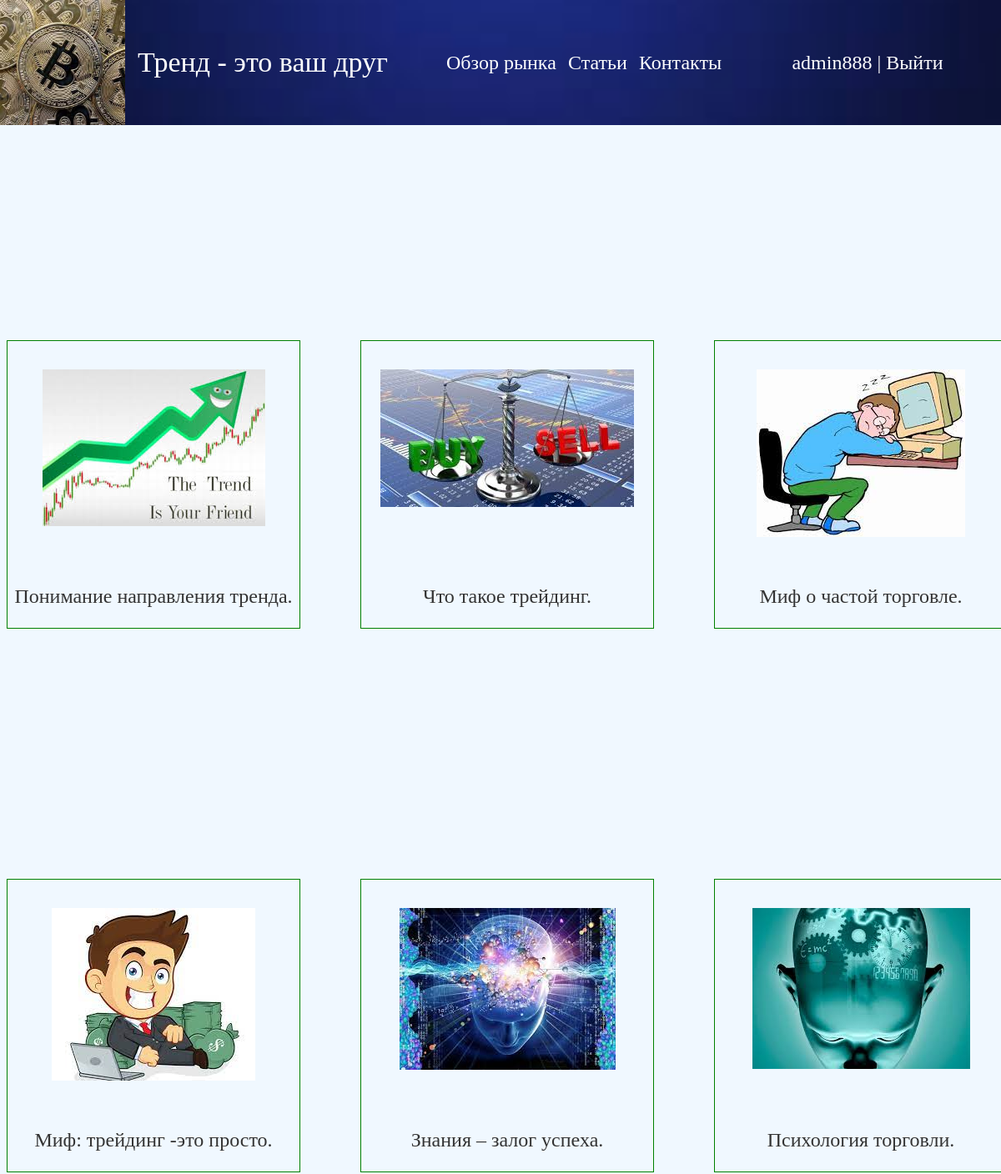
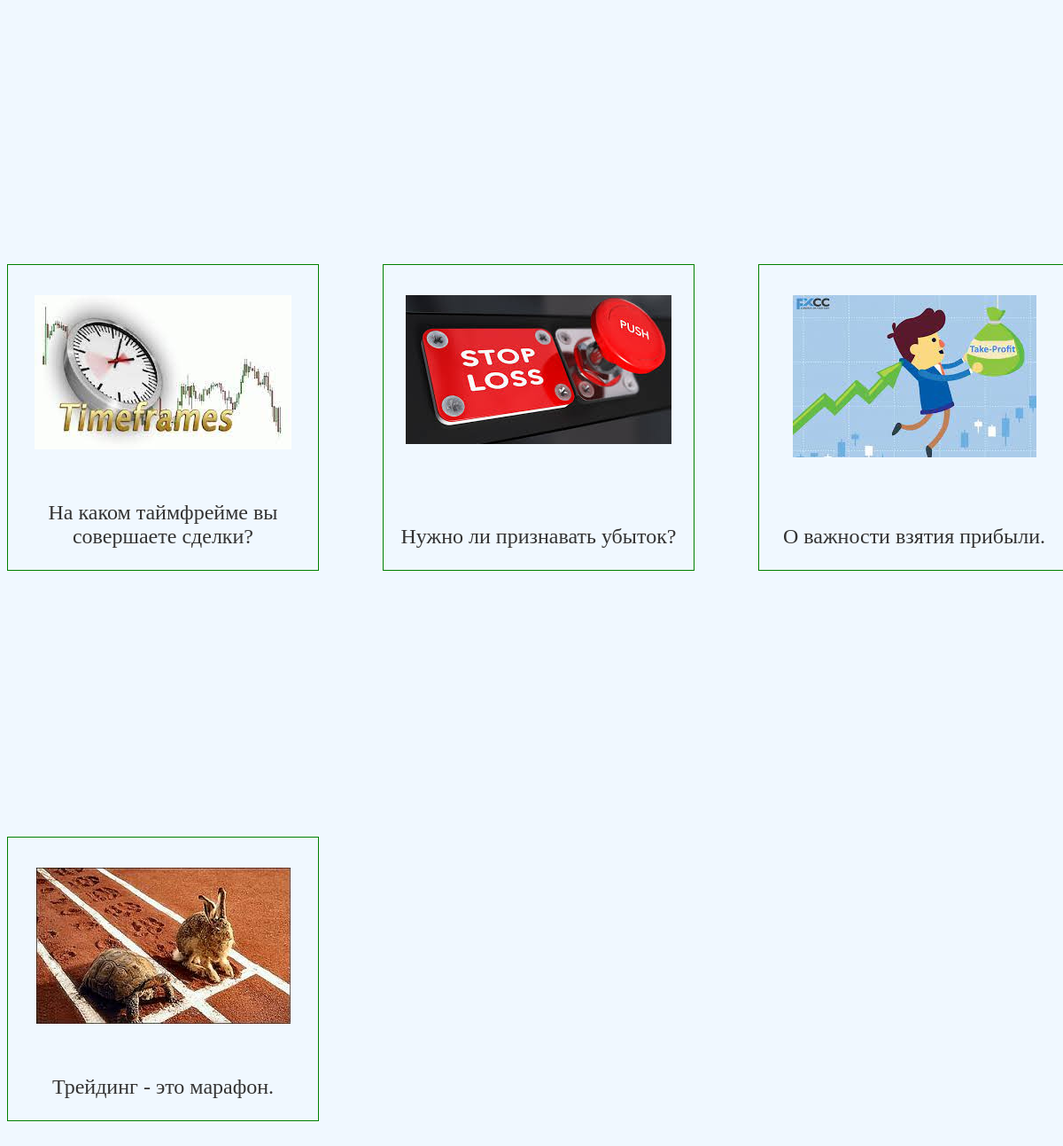
The app's page /index/articles/ (signed in) with its own data (2 pictures, top to bottom).
### blog/models.py (models this page shows, shortened)
class Article(models.Model):
    photo = models.ImageField(upload_to='photos/%Y/%m/%d/', blank=True)
    title = models.CharField(max_length=200)
    text = models.TextField(max_length=5000)
    date = models.DateField()
    post_pos = models.IntegerField(default=0)
    post_neg = models.IntegerField(default=0)

### blog/views.py (the view)
# urls.py: path('articles/', views.articles_list, name='articles'),
def articles_list(request):
    obj = Article.objects.all()
    context = {
        'obj': obj,
    }
    return render(request, 'blog/articles.html', context=context)

### templates/blog/articles.html (shortened to what this page needs)
<!DOCTYPE html>
{% extends 'blog/base.html'%}
{% load static %}
{% block content %}
<div class="foto_articles_container">
    {% for art in obj %}
    <div class="block_articles">
        {% if art.photo %}
        <p class="para_foto_articles"><a href="{% url 'article_detail' art.pk %}"><img class="foto_articles" src="{{ art.photo.url }}"></a></p>
        {% endif %}
<p class="para_title_articles"><a href="{% url 'article_detail' art.pk %}">{{art.title}}</a></p>
</div>
    {%endfor%}
</div>
{% endblock content %}

### templates/blog/base.html (shortened to what this page needs)
<!DOCTYPE html>
{% load static %}
<html lang="en">
<head>
    <link rel="stylesheet" href="{% static 'css/styles.css'%}">
     <link rel="stylesheet" href="{% static 'css/media.css'%}">
</head>
<body>
<header class="heder" style="background-image:url('{% static 'images/blue.jpg' %}'); background-repeat: no-repeat; background-size:cover; background-position:center;height: auto">
    <div class="logo"><a href="{% url 'home' %}"><img class="img-logo" src="{% static 'images/btc.jpg' %}"></a></div>
<div class="heder-inner">
    <p class="slogan"><a href="{% url 'home' %}">Тренд - это ваш друг</a></p>
    <nav>
        <ul class="navigator">
            <li><a class="view_market" href="{% url 'market_view' %}">Обзор рынка</a></li>
            <li><a class="articles" href="{% url 'articles' %}">Статьи<a></a></li>
            <li><a class="contact" href="{% url 'contact' %}">Контакты</a></li>
        </ul>
    </nav>
    <div class="login">
        {% if request.user.is_authenticated %}
        <div><span class="user-name">{{ user.username }} | </span><a href="{% url 'logout' %}">Выйти</a></div>
       {% else %}
    <div><a href="{% url 'register' %}">Регистрация</a></div>
    <div><a href="{% url 'login' %}">Войти</a></div>
        {% endif %}
    </div>
    </div>
</header>
{% block content %}
{% endblock content %}
</body>
</html>

### blog/static/css/styles.css (style rules this page uses)
body { font-size: 24px; padding-top:200px; background-color: #F0F8FF; }
header { display:flex; justify-content: space-between; position: fixed; top: 0; right: 0; left: 0; }
.heder-inner { width:100%; display:flex; flex-direction:row; justify-content: space-around; align-items: center; padding-bottom:-10px; }
.login { width:250px; display:flex; justify-content:space-around; padding: 20px; }
.login a { color:#FFFFFF; text-decoration: none; }
.user-name { color:white; }
.img-logo { height:150px; width:150px; display:block; }
.navigator { display:flex; justify-content: space-between; }
nav { width:370px; }
li { list-style-type: none; }
.block_articles { margin-top: 200px; }
a.articles { text-decoration: none; color:black; transition: 0.5s; }
.navigator a { display:block; text-decoration: none; color:#FFFFFF; }
.foto_articles_container { width: 1200px; margin: 0 auto; display:flex; flex-wrap:wrap; justify-content:space-between; }
.block_articles a { text-decoration: none; color: #333333; }
.para_title_articles { text-align: center; }
.foto_articles { display:block; padding:10px; }
.block_articles { display:flex; flex-flow: column; justify-content:space-between; align-items:center; border:1px solid green; margin-bottom:100px; width:350px; background-color: transparent; }
.slogan a { text-decoration: none; color:#FFFFFF; font-size: 34px; }

### records on screen
Article: photo (picture), title "Понимание направления тренда."
Article: photo (picture), title "Что такое трейдинг."
Article: photo (picture), title "Миф о частой торговле."
Article: photo (picture), title "Миф: трейдинг -это просто."
Article: photo (picture), title "Знания – залог успеха."
Article: photo (picture), title "Психология торговли."
Article: photo (picture), title "На каком таймфрейме вы совершаете сделки?"
Article: photo (picture), title "Нужно ли признавать убыток?"
Article: photo (picture), title "О важности взятия прибыли."
Article: photo (picture), title "Трейдинг - это марафон."

### other values on screen
{{ user.username }} "admin888"
